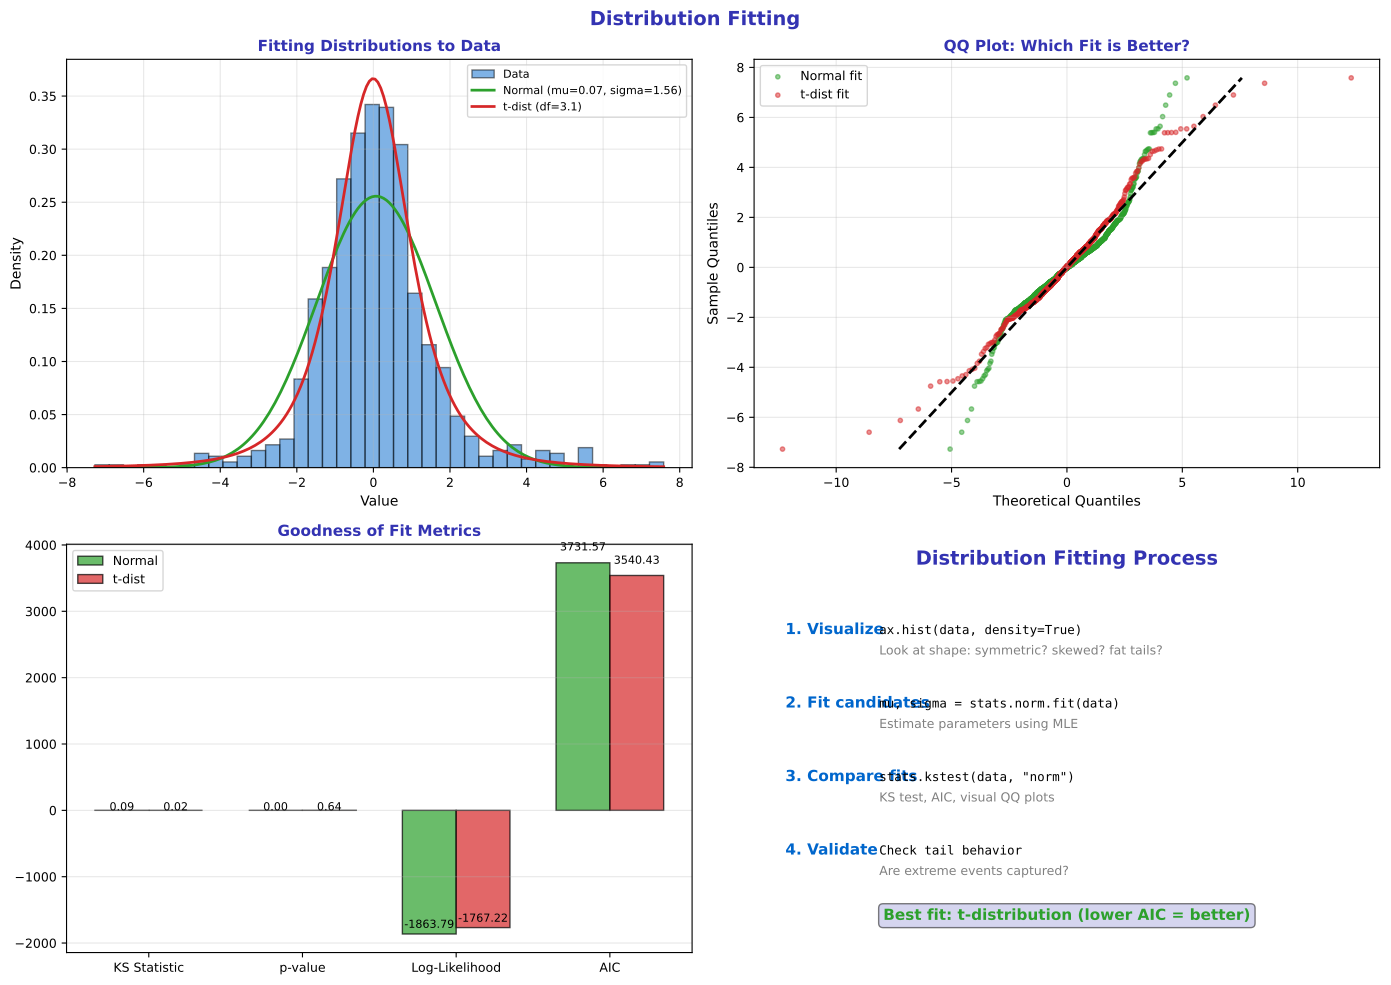

This chart was generated by the following Python code:
"""Distribution Fitting - Finding the best fit"""
import matplotlib.pyplot as plt
import numpy as np
from scipy import stats
from pathlib import Path

plt.rcParams.update({
    'font.size': 10,
    'axes.labelsize': 10,
    'axes.titlesize': 11,
    'xtick.labelsize': 9,
    'ytick.labelsize': 9,
    'legend.fontsize': 9,
    'figure.figsize': (10, 6),
    'figure.dpi': 150
})

MLPURPLE = '#3333B2'
MLLAVENDER = '#ADADE0'
MLBLUE = '#0066CC'
MLORANGE = '#FF7F0E'
MLGREEN = '#2CA02C'
MLRED = '#D62728'

np.random.seed(42)

fig, axes = plt.subplots(2, 2, figsize=(14, 10))
fig.suptitle('Distribution Fitting', fontsize=14, fontweight='bold', color=MLPURPLE)

# Generate data that's not quite normal
data = np.concatenate([np.random.normal(0, 1, 800), np.random.normal(0, 3, 200)])

# Plot 1: Histogram with fitted distributions
ax1 = axes[0, 0]
ax1.hist(data, bins=40, density=True, alpha=0.5, color=MLBLUE, edgecolor='black', label='Data')

x = np.linspace(min(data), max(data), 200)

# Fit normal
mu, sigma = stats.norm.fit(data)
ax1.plot(x, stats.norm.pdf(x, mu, sigma), color=MLGREEN, linewidth=2, label=f'Normal (mu={mu:.2f}, sigma={sigma:.2f})')

# Fit t-distribution
df, loc, scale = stats.t.fit(data)
ax1.plot(x, stats.t.pdf(x, df, loc, scale), color=MLRED, linewidth=2, label=f't-dist (df={df:.1f})')

ax1.set_title('Fitting Distributions to Data', fontsize=11, fontweight='bold', color=MLPURPLE)
ax1.set_xlabel('Value', fontsize=10)
ax1.set_ylabel('Density', fontsize=10)
ax1.legend(fontsize=8)
ax1.grid(alpha=0.3)

# Plot 2: QQ plot comparison
ax2 = axes[0, 1]
# Custom QQ plot
sorted_data = np.sort(data)
n = len(data)
theoretical_q = np.array([(i - 0.5) / n for i in range(1, n + 1)])
normal_q = stats.norm.ppf(theoretical_q, mu, sigma)
t_q = stats.t.ppf(theoretical_q, df, loc, scale)

ax2.scatter(normal_q, sorted_data, alpha=0.5, s=10, color=MLGREEN, label='Normal fit')
ax2.scatter(t_q, sorted_data, alpha=0.5, s=10, color=MLRED, label='t-dist fit')
ax2.plot([min(data), max(data)], [min(data), max(data)], 'k--', linewidth=2)

ax2.set_title('QQ Plot: Which Fit is Better?', fontsize=11, fontweight='bold', color=MLPURPLE)
ax2.set_xlabel('Theoretical Quantiles', fontsize=10)
ax2.set_ylabel('Sample Quantiles', fontsize=10)
ax2.legend(fontsize=9)
ax2.grid(alpha=0.3)

# Plot 3: Goodness of fit statistics
ax3 = axes[1, 0]

# KS test for each distribution
ks_norm = stats.kstest(data, 'norm', args=(mu, sigma))
ks_t = stats.kstest(data, 't', args=(df, loc, scale))

# Log-likelihood
ll_norm = np.sum(stats.norm.logpdf(data, mu, sigma))
ll_t = np.sum(stats.t.logpdf(data, df, loc, scale))

# AIC (simpler version)
aic_norm = -2 * ll_norm + 2 * 2  # 2 parameters
aic_t = -2 * ll_t + 2 * 3  # 3 parameters

metrics = ['KS Statistic', 'p-value', 'Log-Likelihood', 'AIC']
normal_vals = [ks_norm.statistic, ks_norm.pvalue, ll_norm, aic_norm]
t_vals = [ks_t.statistic, ks_t.pvalue, ll_t, aic_t]

x_pos = np.arange(len(metrics))
width = 0.35

ax3.bar(x_pos - width/2, normal_vals, width, color=MLGREEN, alpha=0.7, label='Normal', edgecolor='black')
ax3.bar(x_pos + width/2, t_vals, width, color=MLRED, alpha=0.7, label='t-dist', edgecolor='black')

ax3.set_xticks(x_pos)
ax3.set_xticklabels(metrics, fontsize=9)
ax3.set_title('Goodness of Fit Metrics', fontsize=11, fontweight='bold', color=MLPURPLE)
ax3.legend(fontsize=9)
ax3.grid(axis='y', alpha=0.3)

# Add value labels
for i, (n_val, t_val) in enumerate(zip(normal_vals, t_vals)):
    ax3.text(i - width/2, n_val + abs(n_val)*0.05, f'{n_val:.2f}', ha='center', fontsize=8)
    ax3.text(i + width/2, t_val + abs(t_val)*0.05, f'{t_val:.2f}', ha='center', fontsize=8)

# Plot 4: Fitting process
ax4 = axes[1, 1]
ax4.axis('off')

ax4.text(0.5, 0.95, 'Distribution Fitting Process', ha='center', fontsize=14,
         fontweight='bold', color=MLPURPLE, transform=ax4.transAxes)

steps = [
    ('1. Visualize', 'ax.hist(data, density=True)', 'Look at shape: symmetric? skewed? fat tails?'),
    ('2. Fit candidates', 'mu, sigma = stats.norm.fit(data)', 'Estimate parameters using MLE'),
    ('3. Compare fits', 'stats.kstest(data, "norm")', 'KS test, AIC, visual QQ plots'),
    ('4. Validate', 'Check tail behavior', 'Are extreme events captured?'),
]

y = 0.78
for step, code, desc in steps:
    ax4.text(0.05, y, step, fontsize=11, fontweight='bold', color=MLBLUE, transform=ax4.transAxes)
    ax4.text(0.2, y, code, fontsize=9, family='monospace', transform=ax4.transAxes)
    ax4.text(0.2, y - 0.05, desc, fontsize=9, color='gray', transform=ax4.transAxes)
    y -= 0.18

# Winner box
winner = 't-distribution' if aic_t < aic_norm else 'Normal'
ax4.text(0.5, 0.08, f'Best fit: {winner} (lower AIC = better)',
         ha='center', fontsize=11, fontweight='bold', color=MLGREEN, transform=ax4.transAxes,
         bbox=dict(boxstyle='round', facecolor=MLLAVENDER, alpha=0.5))

plt.tight_layout()
plt.savefig(Path(__file__).parent / 'chart.pdf', dpi=300, bbox_inches='tight')
plt.close()
